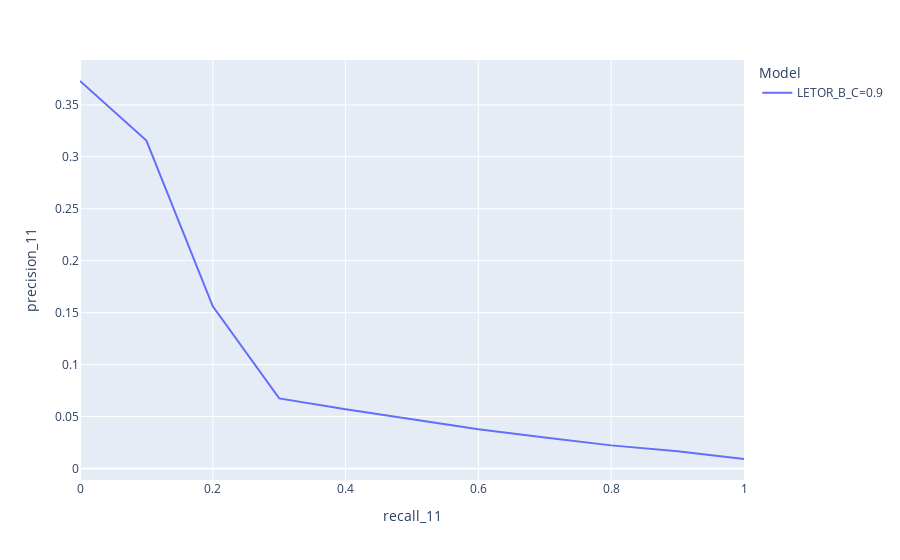

Notebook source saved alongside this figure:
### Code cell
fig_b = px.line(records, x="recall_11", y="precision_11", color='Model')
fig_b.show()

### Figure 1 — Plotly figure (JSON) as saved in the notebook; plotly's stock layout.template omitted (floating-point values rounded to 4 significant figures)
{"data": [{"hovertemplate": "Model=LETOR_B_C=0.9<br>recall_11=%{x}<br>precision_11=%{y}<extra></extra>", "legendgroup": "LETOR_B_C=0.9", "line": {"color": "#636efa", "dash": "solid"}, "marker": {"symbol": "circle"}, "mode": "lines", "name": "LETOR_B_C=0.9", "orientation": "v", "showlegend": true, "type": "scatter", "x": [0, 0.1, 0.2, 0.3, 0.4, 0.5, 0.6, 0.7, 0.8, 0.9, 1], "xaxis": "x", "y": [0.3729, 0.3156, 0.1561, 0.06744, 0.05698, 0.0474, 0.03777, 0.02993, 0.02224, 0.01657, 0.009127], "yaxis": "y"}], "layout": {"legend": {"title": {"text": "Model"}, "tracegroupgap": 0}, "margin": {"t": 60}, "xaxis": {"anchor": "y", "domain": [0, 1], "title": {"text": "recall_11"}}, "yaxis": {"anchor": "x", "domain": [0, 1], "title": {"text": "precision_11"}}}}
